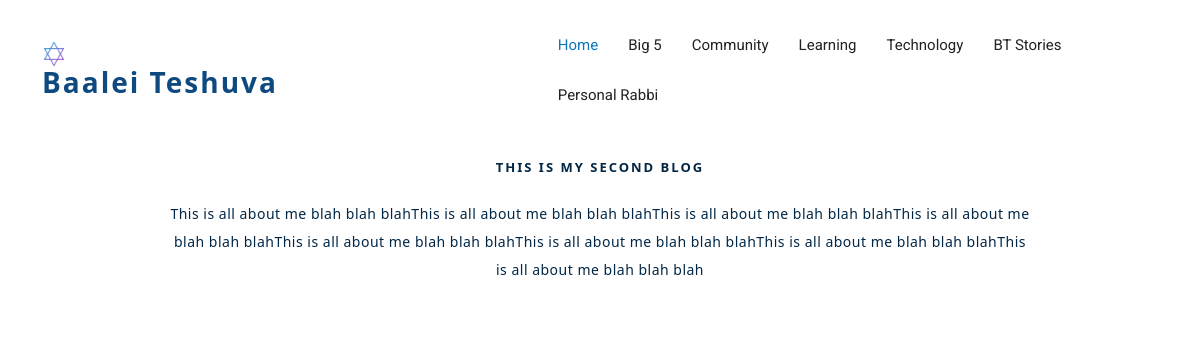
The app's page /btstories/btthree/threepost/2 with its own data.
### baaleit/models.py (models this page shows, shortened)
class BTThreePost(models.Model):
  img = models.ImageField(upload_to='pics/', default="C:\DjangoStuff\baaleiteshuva\baaleit\static\assets\img\reading.png")
  title = models.CharField(max_length=100)
  body = models.CharField(max_length=1000000)
  created_at = models.DateTimeField(default=datetime.now, blank=True)
  class Meta:
      verbose_name_plural = 'BT Three Posts'

### baaleit/views.py (the view)
# urls.py: path('btstories/btthree/threepost/<str:pk>', views.threepost, name='threepost'),
def threepost(request, pk):
  posts = BTThreePost.objects.get(id=pk)
  return render(request, 'threepost.html', {'posts': posts})

### baaleit/templates/threepost.html (shortened to what this page needs)
{% extends 'base.html' %}
{% load static %}
{% block content %}
<section id="get-started" class="padd-section text-center">
  <div class="container">
    <div class="row">
      <div class="col-md-6 col-lg-4" data-aos="zoom-in" data-aos-delay="100" style="width: auto; margin: auto;">
        <div class="feature-block">
          <h4>{{posts.title}}</h4>
          <p>{{posts.body}}</p>
        </div>
      </div>
    </div>
  </div>
</section>
{% endblock %}

### baaleit/static/assets/css/style.css (style rules this page uses)
body { background-color: #fff; color: #333; padding-top: 44px; }
h1, h2, h3, h4, h5, h6 { margin: 0; }
h4 { color: #012646; font-size: 13px; font-weight: 700; letter-spacing: 2px; text-transform: uppercase; line-height: 2; }
p { color: #012646; font-size: 14px; font-weight: 300; letter-spacing: 0.5px; line-height: 2; margin-bottom: 20px; padding-left: 10%; padding-right: 10%; }
section { overflow: hidden; }
.padd-section { padding-bottom: 80px; padding-top: 80px; }
#get-started { display: inline-block; height: 100%; width: 100%; }
#get-started .feature-block { background: #fff none repeat scroll 0 0; padding: 30px 20px; transition: all 0.5s ease-in-out 0s; }
#get-started .feature-block h4 { margin-bottom: 20px; }
#get-started .feature-block p { margin-bottom: 20px; }

### records on screen
BTThreePost: title "THIS IS MY SECOND BLOG", body "This is all about me blah blah blahThis is all about me blah blah blahThis is all about me blah blah blahThis is all about me blah blah blahThis is all about me blah blah blahThis is all about me blah blah blahThis is all about me blah blah blahThis is all about me blah blah blah"
